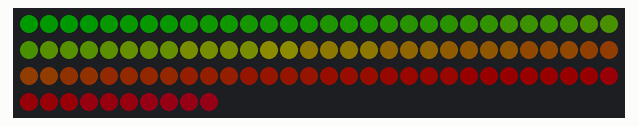
This sketch was run on a simulated Arduino Uno, built with avr-gcc and run on an emulated ATmega328P. Parts: 100 RGB LEDs in strip order, left to right, continuing on the next row. Dim RGB values are drawn brighter than linear.

Above: at 0.17 s.
At 6.08 s:
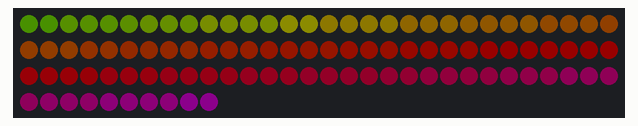
At 9.81 s:
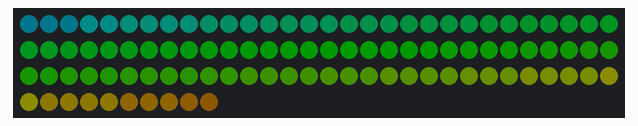
At 19.77 s:
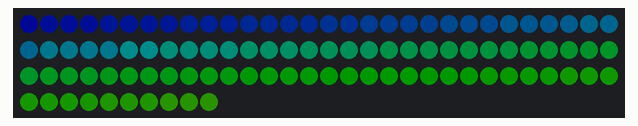
At 28.49 s:
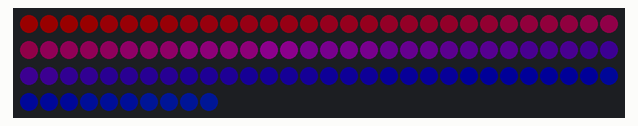
At 39.69 s:
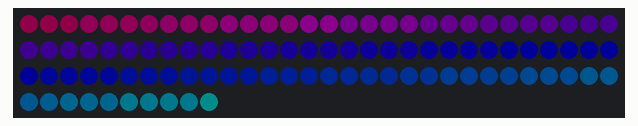

The sketch:

neopixel.ino
```cpp
#include <Adafruit_NeoPixel.h>
#define MAX_VAL 64    // 0 to 255 for brightness
#define DELAY_TIME 2
#define DELAY_TIME2 10
// Parameter 1 = number of pixels in strip
// Parameter 2 = pin number (most are valid)
// Parameter 3 = pixel type flags, add together as needed:
//   NEO_RGB     Pixels are wired for RGB bitstream
//   NEO_GRB     Pixels are wired for GRB bitstream
//   NEO_KHZ400  400 KHz bitstream (e.g. FLORA pixels)
//   NEO_KHZ800  800 KHz bitstream (e.g. High Density LED strip)
Adafruit_NeoPixel strip = Adafruit_NeoPixel(100, 6, NEO_GRB + NEO_KHZ800);
void setup() {
  strip.begin();
  strip.show(); // Initialize all pixels to 'off'
}
void loop() {
  // Some example procedures showing how to display to the pixels:
//    colorWipe(strip.Color(0, 0, 0), DELAY_TIME); // Black
//  colorWipe(strip.Color(MAX_VAL, 0, 0), DELAY_TIME); // Red
//  colorWipe(strip.Color(0, MAX_VAL, 0), DELAY_TIME); // Green
//  colorWipe(strip.Color(0, 0, MAX_VAL), DELAY_TIME); // Blue
//  colorWipe(strip.Color(MAX_VAL, MAX_VAL, 0), DELAY_TIME); // Yellow
//  colorWipe(strip.Color(MAX_VAL, 0, MAX_VAL), DELAY_TIME); // Purple
//  colorWipe(strip.Color(0, MAX_VAL, MAX_VAL), DELAY_TIME); // Cyan
//  colorWipe(strip.Color(MAX_VAL, MAX_VAL, MAX_VAL), DELAY_TIME); // White

      strip.setBrightness(100);
  rainbow(DELAY_TIME2);
//  rainbowCycle(DELAY_TIME2);
}
// Fill the dots one after the other with a color
void colorWipe(uint32_t c, uint8_t wait) {
  for(uint16_t i=0; i<strip.numPixels(); i++) {
      strip.setPixelColor(i, c);
      strip.show();
      delay(wait);
  }
}
void rainbow(uint8_t wait) {
  uint16_t i, j;
  for(j=0; j<256; j++) {
    for(i=0; i<strip.numPixels(); i++) {
      strip.setPixelColor(i, Wheel((i+j) & 255));
    }
    strip.show();
    delay(wait);
  }
}
// Slightly different, this makes the rainbow equally distributed throughout
void rainbowCycle(uint8_t wait) {
  uint16_t i, j;
  for(j=0; j<256*5; j++) { // 5 cycles of all colors on wheel
    for(i=0; i< strip.numPixels(); i++) {
      strip.setPixelColor(i, Wheel(((i * 256 / strip.numPixels()) + j) & 255));
    }
    strip.show();
    delay(wait);
  }
}
// Input a value 0 to 255 to get a color value.
// The colours are a transition r - g - b - back to r.
uint32_t Wheel(byte WheelPos) {
  if(WheelPos < 85) {
   return strip.Color((WheelPos * 3)*MAX_VAL/255, (255 - WheelPos * 3)*MAX_VAL/255, 0);
  } else if(WheelPos < 170) {
   WheelPos -= 85;
   return strip.Color((255 - WheelPos * 3)*MAX_VAL/255, 0, (WheelPos * 3)*MAX_VAL/255);
  } else {
   WheelPos -= 170;
   return strip.Color(0, (WheelPos * 3)*MAX_VAL/255, (255 - WheelPos * 3)*MAX_VAL/255);
  }
}
```
